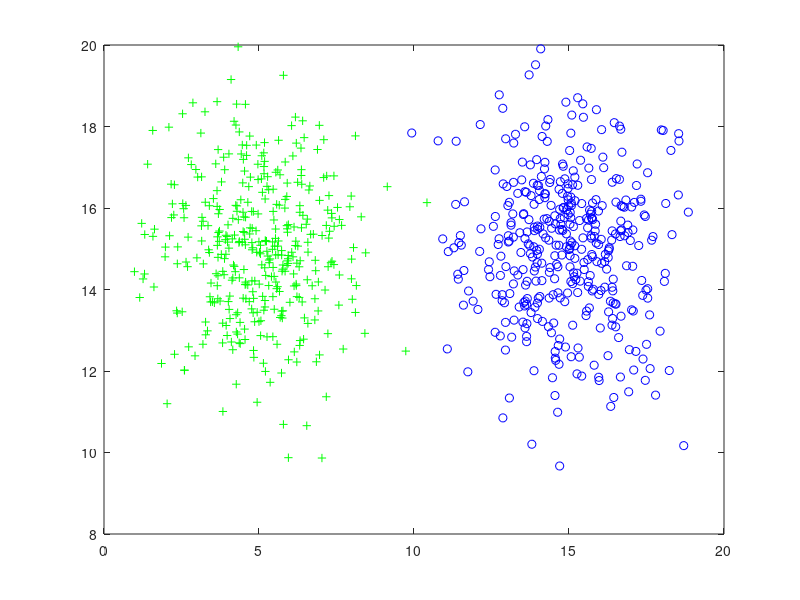

MATLAB code for this plot: (Note: this script raises an error after producing the figure.)
%% ch04v04
% Text Files

%% cleaning
clc;
clear;
disp('Start ....');
%% Set Parameters
MU = [15, 15; % used for the first collection
      5, 15]; % used for the second collection
SIGMA = [2.75 0; 0 2.75]; % used for both collections
nColPoint = 400; % used for both collections
% rng(1);

%% Creates and plot pionts.
piontsCol1 = mvnrnd(MU(1,:), SIGMA, nColPoint);
plot(piontsCol1(:,1),piontsCol1(:,2),'ob');

hold on;

piontsCol2 = mvnrnd(MU(2,:), SIGMA, nColPoint);
plot(piontsCol2(:,1),piontsCol2(:,2),'+g');

hold off;

%% Normalize data & plot again
normalPionts = normalizeData([piontsCol1; piontsCol2]);
figure(2);
plot(normalPionts(1 : nColPoint, 1), normalPionts(1 : nColPoint,2),'ob');
hold on;
plot(normalPionts(nColPoint + 1 : end,1),normalPionts(nColPoint + 1 : end,2),'+g');
hold off;

pClass = ones(nColPoint, 1);
nClass = zeros(nColPoint, 1);
classes = [pClass; nClass];
normalPionts = [normalPionts, classes];

% dlmwrite('dataMatrix.data', normalPionts);
writematrix(normalPionts, 'dataMatrix.csv');
disp('Finished ....');